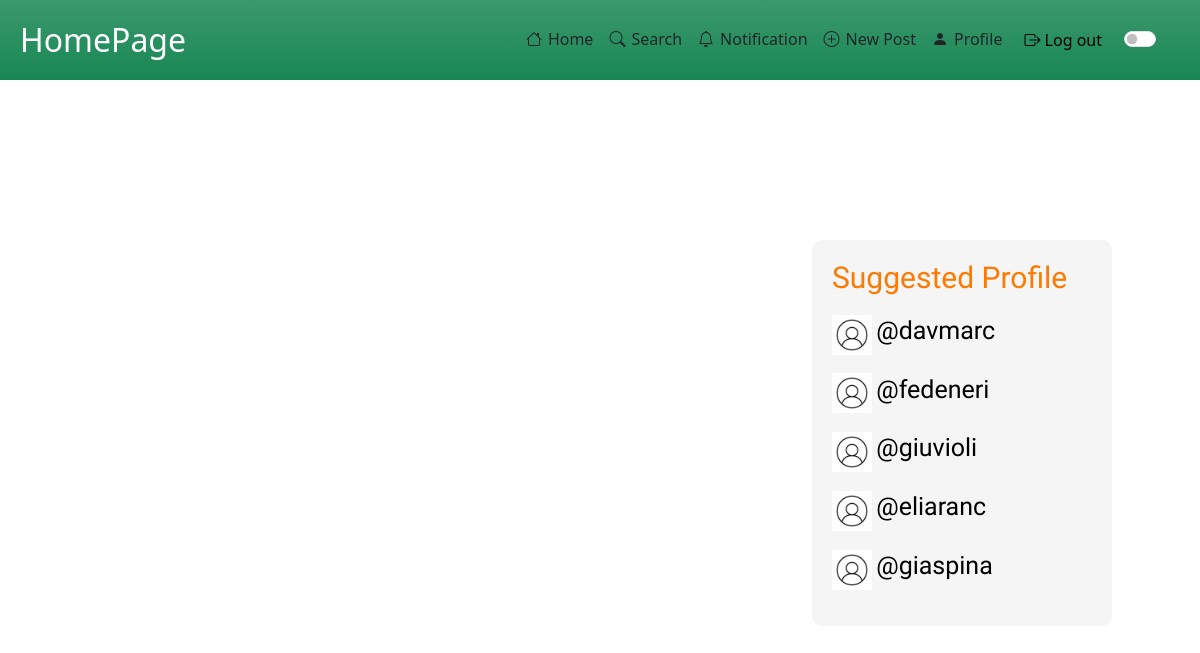
/website/index.php (signed in), run on the app's committed database.
### tables this page shows
CREATE TABLE `utente` (
  `IdUser` int(11) NOT NULL,
  `Name` varchar(100) NOT NULL,
  `Surname` varchar(100) NOT NULL,
  `NumberFollower` int(11) NOT NULL,
  `NumberPost` int(11) NOT NULL,
  `Username` varchar(100) NOT NULL,
  `Email` varchar(100) NOT NULL,
  `Password` varchar(255) NOT NULL,
  `Description` tinytext DEFAULT NULL,
  `IdMedia` int(11) DEFAULT NULL
);

### website/includes/database.php (called while the page is built, shortened)
<?php
class DataBaseHelper
{
    private $db;
    public function __construct($hostname, $username, $password, $dbname, $port)
    {
        $this->db = new mysqli($hostname, $username, $password, $dbname, $port);
    }
    public function execQuery($query, $retType = MYSQLI_BOTH)
    {
        $stmt = $this->db->prepare($query);
        $stmt->execute();
        $res = $stmt->get_result();
        return $res == FALSE ? "" : $res->fetch_all($retType);
    }
};
$dbh = new DataBaseHelper("localhost", "root", "", "noteforall", 3307);

### website/index.php (the view, shortened to what this page needs)
<!DOCTYPE html>
<html lang="en">
<head>
    <link href="https://cdn.jsdelivr.net/npm/bootstrap@5.3.2/dist/css/bootstrap.min.css" rel="stylesheet">
</head>
<body>
    <?php
    require_once("includes/database.php");
    include_once("includes/navbar.php");
    ?>
    <div class="container-fluid mt-3">
        <div class="row">
            <div class="col-lg-3 d-none d-lg-block">
                <div style="background: #F5F5F5; position: fixed; top: 30vh; padding: 20px; border-radius: 10px; width: 300px;">
                    <h1 style="font-family: 'Thasadith', sans-serif; font-size: 30px; color: #FD7A01; white-space: nowrap; overflow: hidden; text-overflow: ellipsis; width: 300px;">Suggested Profile</h1>
                    <ul class="list-unstyled">
                        <?php
                        $queryProfile = "SELECT u.*
                            FROM utente u
                            WHERE u.IdUser <> {$_SESSION['userId']}
                            AND u.IdUser NOT IN (SELECT f.IdDst FROM follow f WHERE f.IdSrc = {$_SESSION['userId']})
                            ORDER BY RAND()
                            LIMIT 5;";
                        $res = $dbh->execQuery($queryProfile);
                        foreach ($res as $suggested) {
                        ?>
                            <li class="mt-3">
                                <img src="immagine_profilo.jpg" alt="" width="40" height="40">
                                <a href="profile/profilePage.php?user=<?php echo ($suggested["IdUser"]); ?>" style="font-family: 'Thasadith', sans-serif; font-size: 25px; color: black; text-decoration: none; width: 300px;">@<?php echo $suggested["Username"] ?></a>
                            </li>
                        <?php
                        }
                        ?>
                    </ul>
                </div>
            </div>
        </div>
    </div>
</body>
</html>

### data on the page
utente: Username "davmarc"
utente: Username "fedeneri"
utente: Username "giuvioli"
utente: Username "eliaranc"
utente: $suggested["IdUser"] 30 (drawn), Username "giaspina"

### other printed values
$pageName "HomePage"
